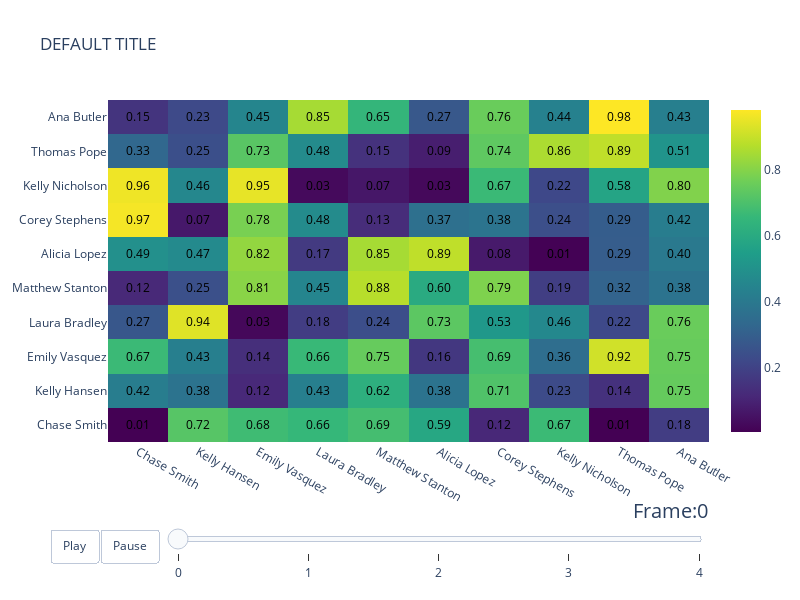

This figure's notebook cell:
### Code cell
def animated_heatmap(
    matrices: np.ndarray | None = None,
    labels: list | None = None,
    title: str = "DEFAULT TITLE",
    show_values: bool = True,
    value_format: Literal[".2f", ".2e"] = ".2f",
    width: int = 800,
    height: int = 600,
    xaxis_title: str | None = None,
    yaxis_title: str | None = None,
    log: bool = False,
    nan_diagnal: bool = False,
    frame_duration: int = 500,
    slider_labels: list[str] | None = None,
    slider_prefix: str = "Frame:",
):
    # Generate demo data if matrices is None
    if matrices is None:
        faker = Faker()
        shape = (5, 10, 10)  # (time, rows, cols)
        matrices = rng.random(shape)
        # logger.info(matrices)
    elif matrices.ndim != 3:
        raise ValueError("Expected 3D array (time, rows, cols)")

    n_frames, n_rows, n_cols = matrices.shape

    if labels is None:
        faker = Faker()
        labels = [faker.name() for _ in range(n_rows)]
    col_labels = labels
    row_labels = labels

    # Process all matrices
    processed_matrices = []
    for matrix in matrices:
        # Convert and process each time slice
        matrix = np.array(matrix, dtype=object)
        none_mask = matrix is None
        matrix = matrix.astype(float)
        if log:
            matrix = np.log10(matrix)
        matrix[none_mask] = np.nan
        if nan_diagnal:
            matrix[np.identity(matrix.shape[0], dtype=bool)] = np.nan
        processed_matrices.append(matrix)
        
        # Update the sliders configuration with custom labels
    if slider_labels is not None:
        if len(slider_labels) != n_frames:
            raise ValueError(f"Expected {n_frames} slider labels, got {len(slider_labels)}")
        frame_labels = slider_labels
    else:
        frame_labels = [str(k) for k in range(n_frames)]

    layout_sliders = [{
        "active": 0,
        "yanchor": "top",
        "xanchor": "left",
        "currentvalue": {
            "font": {"size": 20},
            "prefix": slider_prefix,  # <--- [CHANGED] Use custom prefix
            "visible": True,
            "xanchor": "right",
        },
        "transition": {"duration": frame_duration, "easing": "cubic-in-out"},
        "pad": {"b": 10, "t": 50},
        "len": 0.9,
        "x": 0.1,
        "y": 0,
        "steps": [
            {
                "args": [
                    [f"frame_{k}"],
                    {
                        "frame": {"duration": frame_duration, "redraw": True},
                        "mode": "immediate",
                        "transition": {"duration": frame_duration},
                    },
                ],
                "label": label,  # <--- [CHANGED] Use custom label
                "method": "animate",
            }
            for k, label in enumerate(frame_labels)
        ],
    }]

    # Create frames for animation
    frames = [
        go.Frame(
            data=[
                go.Heatmap(
                    z=matrix,
                    x=col_labels,
                    y=row_labels,
                    colorscale="Viridis",
                    text=np.vectorize(lambda x: "N/A" if np.isnan(x) else f"{x:{value_format}}")(
                        matrix
                    )
                    if show_values
                    else None,
                    texttemplate="%{text}" if show_values else None,
                    textfont={"color": "black"},
                    reversescale=False,
                    showscale=True,
                )
            ],
            name=f"frame_{i}",  # name is required for frames
        )
        for i, matrix in enumerate(processed_matrices)
    ]

    # Create the figure with the initial frame
    fig = go.Figure(
        data=[
            go.Heatmap(
                z=processed_matrices[0],
                x=col_labels,
                y=row_labels,
                colorscale="Viridis",
                text=np.vectorize(lambda x: "N/A" if np.isnan(x) else f"{x:{value_format}}")(
                    processed_matrices[0]
                )
                if show_values
                else None,
                texttemplate="%{text}" if show_values else None,
                textfont={"color": "black"},
                reversescale=False,
                showscale=True,
            )
        ],
        frames=frames,
        layout={
            "title": title,
            "width": width,
            "height": height,
            "xaxis": {
                "title": xaxis_title,
                "nticks": len(col_labels) if col_labels else None,
                "fixedrange": True,
            },
            "yaxis": {
                "title": yaxis_title,
                "nticks": len(row_labels) if row_labels else None,
                "fixedrange": True,
            },
            "dragmode": False,
            "updatemenus": [  # <--- [NEW] Add play and pause buttons
                {
                    "buttons": [
                        {
                            "args": [
                                None,
                                {
                                    "frame": {"duration": frame_duration, "redraw": True},
                                    "fromcurrent": True,
                                },
                            ],
                            "label": "Play",
                            "method": "animate",
                        },
                        {
                            "args": [
                                [None],
                                {
                                    "frame": {"duration": 0, "redraw": True},
                                    "mode": "immediate",
                                    "transition": {"duration": 0},
                                },
                            ],
                            "label": "Pause",
                            "method": "animate",
                        },
                    ],
                    "direction": "left",
                    "pad": {"r": 10, "t": 87},
                    "showactive": False,
                    "type": "buttons",
                    "x": 0.1,
                    "xanchor": "right",
                    "y": 0,
                    "yanchor": "top",
                }
            ],
        },
    )
    
    # Update the layout dictionary to include the new sliders
    fig.update_layout(sliders=layout_sliders)

    return fig


animated_heatmap()

### Figure 1 — Plotly figure (JSON) as saved in the notebook; plotly's stock layout.template omitted (floating-point values rounded to 4 significant figures)
{"data": [{"colorscale": [[0, "#440154"], [0.1111, "#482878"], [0.2222, "#3e4989"], [0.3333, "#31688e"], [0.4444, "#26828e"], [0.5556, "#1f9e89"], [0.6667, "#35b779"], [0.7778, "#6ece58"], [0.8889, "#b5de2b"], [1, "#fde725"]], "reversescale": false, "showscale": true, "text": [["0.01", "0.72", "0.68", "0.66", "0.69", "0.59", "0.12", "0.67", "0.01", "0.18"], ["0.42", "0.38", "0.12", "0.43", "0.62", "0.38", "0.71", "0.23", "0.14", "0.75"], ["0.67", "0.43", "0.14", "0.66", "0.75", "0.16", "0.69", "0.36", "0.92", "0.75"], ["0.27", "0.94", "0.03", "0.18", "0.24", "0.73", "0.53", "0.46", "0.22", "0.76"], ["0.12", "0.25", "0.81", "0.45", "0.88", "0.60", "0.79", "0.19", "0.32", "0.38"], ["0.49", "0.47", "0.82", "0.17", "0.85", "0.89", "0.08", "0.01", "0.29", "0.40"], ["0.97", "0.07", "0.78", "0.48", "0.13", "0.37", "0.38", "0.24", "0.29", "0.42"], ["0.96", "0.46", "0.95", "0.03", "0.07", "0.03", "0.67", "0.22", "0.58", "0.80"], ["0.33", "0.25", "0.73", "0.48", "0.15", "0.09", "0.74", "0.86", "0.89", "0.51"], ["0.15", "0.23", "0.45", "0.85", "0.65", "0.27", "0.76", "0.44", "0.98", "0.43"]], "textfont": {"color": "black"}, "texttemplate": "%{text}", "type": "heatmap", "x": ["Chase Smith", "Kelly Hansen", "Emily Vasquez", "Laura Bradley", "Matthew Stanton", "Alicia Lopez", "Corey Stephens", "Kelly Nicholson", "Thomas Pope", "Ana Butler"], "y": ["Chase Smith", "Kelly Hansen", "Emily Vasquez", "Laura Bradley", "Matthew Stanton", "Alicia Lopez", "Corey Stephens", "Kelly Nicholson", "Thomas Pope", "Ana Butler"], "z": [[0.006177, 0.7212, 0.6766, 0.6569, 0.6874, 0.5863, 0.1153, 0.6692, 0.006599, 0.1828], [0.4209, 0.3784, 0.119, 0.427, 0.6236, 0.3775, 0.7085, 0.2309, 0.1438, 0.7489], [0.6687, 0.4294, 0.1368, 0.6637, 0.75, 0.1639, 0.6893, 0.3556, 0.9151, 0.7515], [0.2737, 0.938, 0.02523, 0.1848, 0.2419, 0.7321, 0.5262, 0.4644, 0.2225, 0.7565], [0.1171, 0.2473, 0.8064, 0.451, 0.8768, 0.6017, 0.7895, 0.1874, 0.3162, 0.3767], [0.4942, 0.4725, 0.8225, 0.1732, 0.8515, 0.889, 0.07552, 0.00939, 0.2928, 0.4007], [0.9704, 0.07141, 0.7813, 0.4754, 0.1299, 0.3661, 0.3809, 0.2436, 0.2944, 0.4199], [0.9623, 0.4589, 0.9501, 0.03053, 0.06611, 0.02782, 0.6659, 0.2202, 0.5764, 0.7954], [0.3318, 0.2457, 0.7254, 0.4759, 0.1492, 0.08745, 0.7372, 0.8604, 0.8904, 0.5101], [0.1535, 0.2257, 0.4535, 0.8519, 0.6502, 0.2742, 0.7559, 0.4354, 0.9828, 0.4287]]}], "layout": {"dragmode": false, "height": 600, "sliders": [{"active": 0, "currentvalue": {"font": {"size": 20}, "prefix": "Frame:", "visible": true, "xanchor": "right"}, "len": 0.9, "pad": {"b": 10, "t": 50}, "steps": [{"args": [["frame_0"], {"frame": {"duration": 500, "redraw": true}, "mode": "immediate", "transition": {"duration": 500}}], "label": "0", "method": "animate"}, {"args": [["frame_1"], {"frame": {"duration": 500, "redraw": true}, "mode": "immediate", "transition": {"duration": 500}}], "label": "1", "method": "animate"}, {"args": [["frame_2"], {"frame": {"duration": 500, "redraw": true}, "mode": "immediate", "transition": {"duration": 500}}], "label": "2", "method": "animate"}, {"args": [["frame_3"], {"frame": {"duration": 500, "redraw": true}, "mode": "immediate", "transition": {"duration": 500}}], "label": "3", "method": "animate"}, {"args": [["frame_4"], {"frame": {"duration": 500, "redraw": true}, "mode": "immediate", "transition": {"duration": 500}}], "label": "4", "method": "animate"}], "transition": {"duration": 500, "easing": "cubic-in-out"}, "x": 0.1, "xanchor": "left", "y": 0, "yanchor": "top"}], "title": {"text": "DEFAULT TITLE"}, "updatemenus": [{"buttons": [{"args": [null, {"frame": {"duration": 500, "redraw": true}, "fromcurrent": true}], "label": "Play", "method": "animate"}, {"args": [[null], {"frame": {"duration": 0, "redraw": true}, "mode": "immediate", "transition": {"duration": 0}}], "label": "Pause", "method": "animate"}], "direction": "left", "pad": {"r": 10, "t": 87}, "showactive": false, "type": "buttons", "x": 0.1, "xanchor": "right", "y": 0, "yanchor": "top"}], "width": 800, "xaxis": {"fixedrange": true, "nticks": 10}, "yaxis": {"fixedrange": true, "nticks": 10}}}
